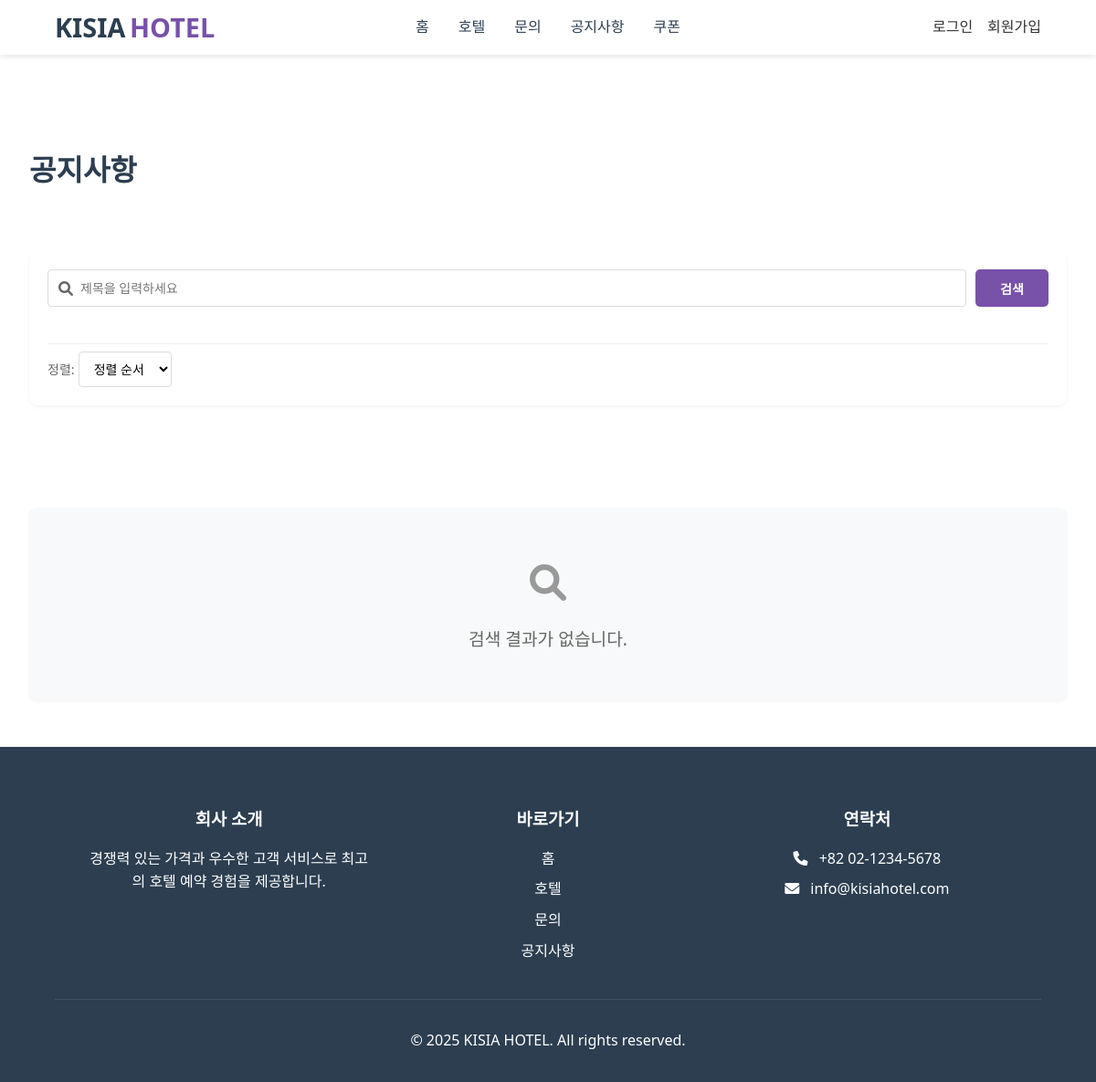
Before: /notice/notice.php with the older database file.
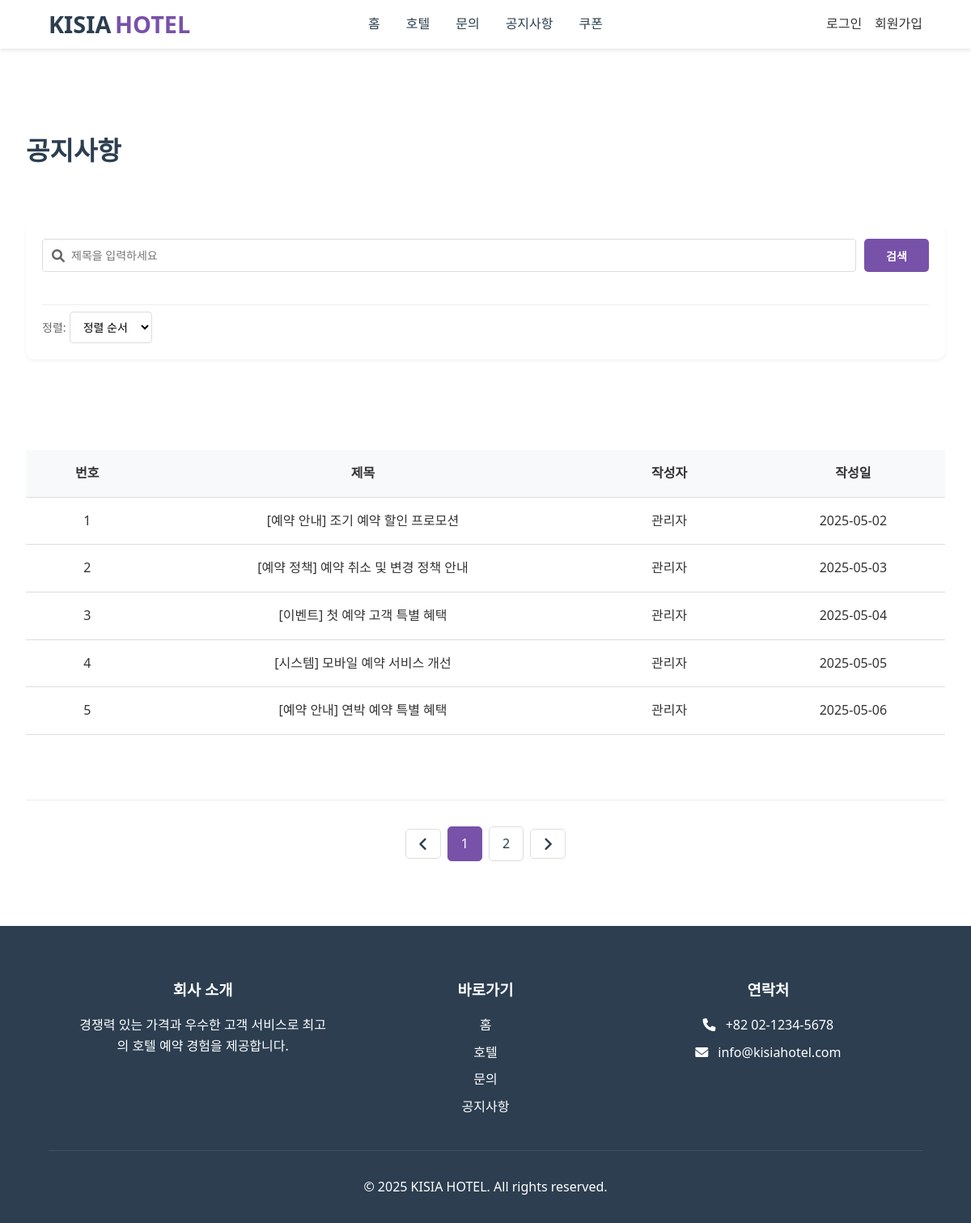
After: the same page with the newer database file.
### tables this page shows
CREATE TABLE notices (
    notice_id INT PRIMARY KEY AUTO_INCREMENT,
    user_id INT NOT NULL,
    title VARCHAR(255) NOT NULL,
    content TEXT NOT NULL,
    created_at DATETIME DEFAULT CURRENT_TIMESTAMP,
    is_released BOOLEAN DEFAULT TRUE,
    FOREIGN KEY (user_id) REFERENCES users(user_id)
);

CREATE TABLE users (
    user_id INT PRIMARY KEY AUTO_INCREMENT,
    username VARCHAR(50) NOT NULL,
    real_id VARCHAR(50) NOT NULL,
    password VARCHAR(255) NOT NULL,
    email VARCHAR(100) NOT NULL UNIQUE,
    phone VARCHAR(20),
    created_at DATETIME DEFAULT CURRENT_TIMESTAMP,
    is_admin BOOLEAN DEFAULT FALSE,
    terms BOOLEAN DEFAULT FALSE,
    marketing BOOLEAN DEFAULT FALSE,
    profile_image VARCHAR(255) DEFAULT '/image/default_profile.jpg',
    point INT,
    vip BOOLEAN DEFAULT FALSE
);

### includes/notice_info.php (called while the page is built, shortened)
<?php
include_once __DIR__ . '/../includes/db_connection.php';
include_once __DIR__ . '/../includes/pagination.php';
$search = isset($_GET['search']) ? trim($_GET['search']) : '';
$sort = isset($_GET['sort']) ? $_GET['sort'] : 'recent';
$page = isset($_GET['page']) ? (int)$_GET['page'] : 1;
$page = max(1, $page);
$items_per_page = 5;
$offset = ($page - 1) * $items_per_page;
$query = "SELECT n.*, u.username
          FROM notices n
          JOIN users u ON n.user_id = u.user_id
          WHERE n.is_released = 1";
$query .= ($sort === 'recent') ? " ORDER BY n.notice_id ASC" : " ORDER BY n.notice_id DESC";
$query .= " LIMIT $offset, $items_per_page";
$result = $conn->query($query);
if (!$result) {
    echo "<script>alert('목록 조회 오류: " . $conn->error . "');</script>";
    $notice_list = array();
} else {
    $notice_list = array();
    if ($result->num_rows > 0) {
        while ($row = $result->fetch_assoc()) {
            $notice_list[] = [
                'notice_id' => $row['notice_id'],
                'title' => $row['title'],
                'username' => $row['username'],
                'created_at' => $row['created_at']
            ];
        }
    }
}
?>

### notice/notice.php (the view, shortened to what this page needs)
<?php
include_once __DIR__ . '/../includes/header.php';
include_once __DIR__ . '/../includes/notice_info.php';
?>
<main class="inquiry-board-container">
    <div class="inquiry-board-header">
        <h1 class="inquiry-board-title">공지사항</h1>
    </div>
    <div class="hotels-search-sort-container">
        <form class="hotels-search-box" method="get">
            <div class="hotels-search-row">
                <div class="hotels-search-input">
                    <i class="fas fa-search"></i>
                    <input class="hotels-search-input-input" type="text" name="search" placeholder="제목을 입력하세요" value="<?= $search ?>">
                </div>
                <button class="style-search-btn" type="submit">검색</button>
            </div>
        </form>
        <div class="controls-row">
            <form method="get" action="notice.php" class="sort-form">
                <span class="sort-label">정렬:</span>
                <select name="sort" class="sort-select" onchange="this.form.submit()">
                    <option value="none" <?= isset($_GET['sort']) && $_GET['sort'] === 'none' ? 'selected' : '' ?>>정렬 순서</option>
                </select>
            </form>
        </div>
    </div>
    <?php if (empty($notice_list)): ?>
        <p class="no-results">검색 결과가 없습니다.</p>
    <?php else: ?>
        <table class="inquiry-board-table">
            <thead>
                <tr>
                    <th style="width: 10%">번호</th>
                    <th style="width: 35%">제목</th>
                    <th style="width: 15%">작성자</th>
                    <th style="width: 15%">작성일</th>
                </tr>
            </thead>
            <tbody>
                <?php
                $start_num = ($page - 1) * 5 + 1;
                foreach ($notice_list as $notice):
                ?>
                    <tr>
                        <td><?= $start_num++ ?></td>
                        <td>
                            <a href="../notice/notice-detail.php?notice_id=<?= $notice['notice_id'] ?>">
                                <?= $notice['title'] ?>
                            </a>
                        </td>
                        <td><?= $notice['username'] ?></td>
                        <td><?= date('Y-m-d', strtotime($notice['created_at'])) ?></td>
                    </tr>
                <?php endforeach; ?>
            </tbody>
        </table>
        <?php
        include_once __DIR__ . '/../includes/pagination.php';
        pagination($total_notice, 5);
        ?>
    <?php endif; ?>
</main>
<?php include_once __DIR__ . '/../includes/footer.php'; ?>

### includes/pagination.php (shortened to what this page needs)
    <?php
function pagination($total_items, $items_per_page) {
    $current_page = isset($_GET['page']) ? (int)$_GET['page'] : 1;
    $current_page = max(1, $current_page);
    $total_pages = ceil($total_items / $items_per_page);
    $start_page = max(1, $current_page - 2);
    $end_page = min($total_pages, $start_page + 4);
    if ($end_page - $start_page < 4) {
        $start_page = max(1, $end_page - 4);
    }
    $params = $_GET;
    unset($params['page']);
    $query_string = http_build_query($params);
    $query_string = $query_string ? '&' . $query_string : '';
    ?>
    <div class="pagination">
        <a href="?page=<?= max(1, $current_page - 1) . $query_string ?>" class="arrow" aria-label="이전 페이지">
            <i class="fas fa-angle-left"></i>
        </a>
        <?php for ($i = $start_page; $i <= $end_page; $i++): ?>
            <a href="?page=<?= $i . $query_string ?>" class="<?= (int)$i === (int)$current_page ? 'active' : '' ?>">
                <?= $i ?>
            </a>
        <?php endfor; ?>
        <a href="?page=<?= min($total_pages, $current_page + 1) . $query_string ?>" class="arrow" aria-label="다음 페이지">
            <i class="fas fa-angle-right"></i>
        </a>
    </div>
    <?php
}
    ?>

Changed rows visible on the page:
added notices: title "[예약 안내] 조기 예약 할인 프로모션", user.username "관리자", created_at "2025-05-02"
added notices: title "[예약 정책] 예약 취소 및 변경 정책 안내", user.username "관리자", created_at "2025-05-03"
added notices: title "[이벤트] 첫 예약 고객 특별 혜택", user.username "관리자", created_at "2025-05-04"
added notices: title "[시스템] 모바일 예약 서비스 개선", user.username "관리자", created_at "2025-05-05"
added notices: title "[예약 안내] 연박 예약 특별 혜택", user.username "관리자", created_at "2025-05-06"
Other visible differences:
text no longer shown: "검색 결과가 없습니다."
text now shown: "번호 제목 작성자 작성일"
new list line: "1"
new list line: "2"
